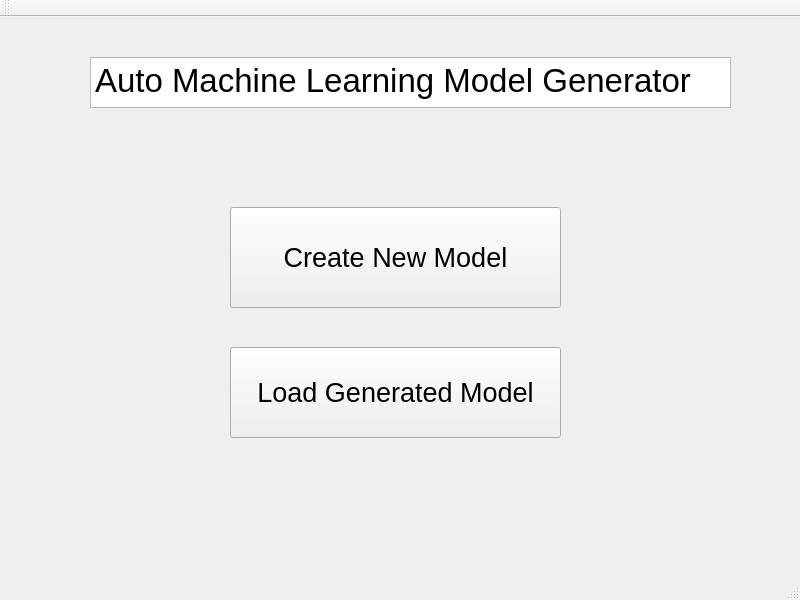
<?xml version="1.0" encoding="UTF-8"?>
<ui version="4.0">
 <class>MainWindow</class>
 <widget class="QMainWindow" name="MainWindow">
  <property name="geometry">
   <rect>
    <x>0</x>
    <y>0</y>
    <width>800</width>
    <height>600</height>
   </rect>
  </property>
  <property name="minimumSize">
   <size>
    <width>800</width>
    <height>600</height>
   </size>
  </property>
  <property name="maximumSize">
   <size>
    <width>800</width>
    <height>600</height>
   </size>
  </property>
  <property name="windowTitle">
   <string>MainWindow</string>
  </property>
  <widget class="QWidget" name="centralWidget">
   <widget class="QPlainTextEdit" name="plainTextEdit">
    <property name="geometry">
     <rect>
      <x>90</x>
      <y>40</y>
      <width>641</width>
      <height>51</height>
     </rect>
    </property>
    <property name="font">
     <font>
      <pointsize>25</pointsize>
     </font>
    </property>
    <property name="plainText">
     <string>Auto Machine Learning Model Generator</string>
    </property>
   </widget>
   <widget class="QPushButton" name="pushButton">
    <property name="geometry">
     <rect>
      <x>230</x>
      <y>190</y>
      <width>331</width>
      <height>101</height>
     </rect>
    </property>
    <property name="font">
     <font>
      <pointsize>20</pointsize>
     </font>
    </property>
    <property name="text">
     <string>Create New Model</string>
    </property>
   </widget>
   <widget class="QPushButton" name="pushButton_2">
    <property name="geometry">
     <rect>
      <x>230</x>
      <y>330</y>
      <width>331</width>
      <height>91</height>
     </rect>
    </property>
    <property name="sizePolicy">
     <sizepolicy hsizetype="Fixed" vsizetype="Fixed">
      <horstretch>0</horstretch>
      <verstretch>0</verstretch>
     </sizepolicy>
    </property>
    <property name="font">
     <font>
      <pointsize>20</pointsize>
     </font>
    </property>
    <property name="text">
     <string>Load Generated Model</string>
    </property>
   </widget>
  </widget>
  <widget class="QToolBar" name="mainToolBar">
   <attribute name="toolBarArea">
    <enum>TopToolBarArea</enum>
   </attribute>
   <attribute name="toolBarBreak">
    <bool>false</bool>
   </attribute>
  </widget>
  <widget class="QStatusBar" name="statusBar"/>
 </widget>
 <layoutdefault spacing="6" margin="11"/>
 <resources/>
 <connections/>
</ui>
